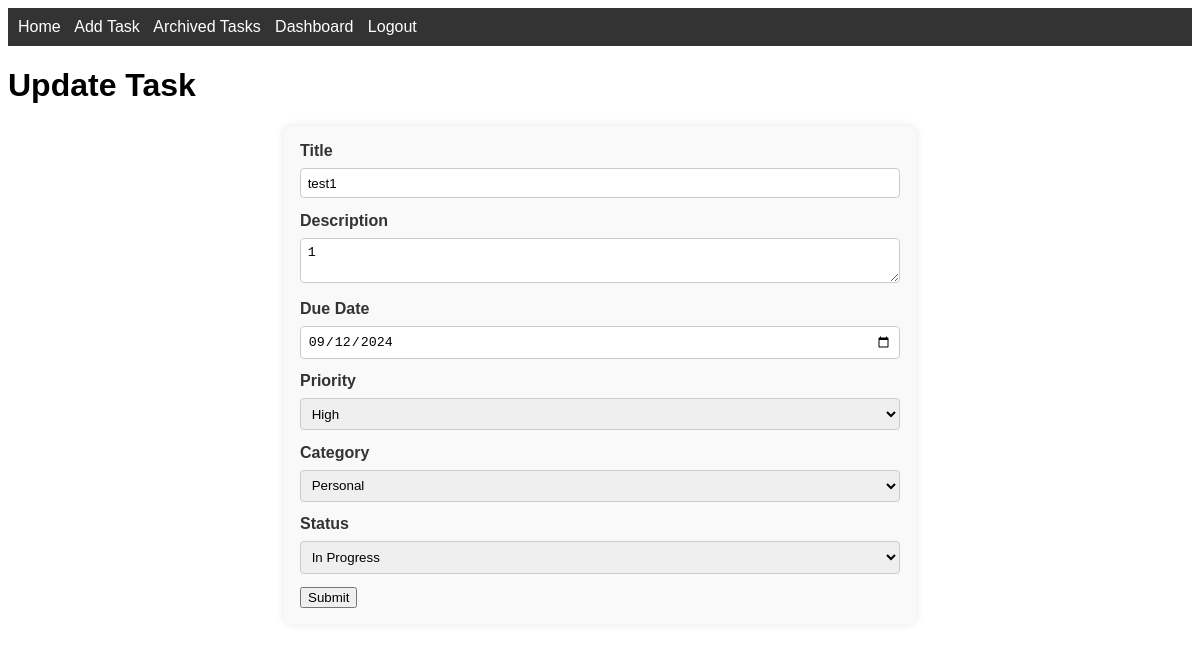
The page /update_task/1 (signed in) on the database as committed earlier.
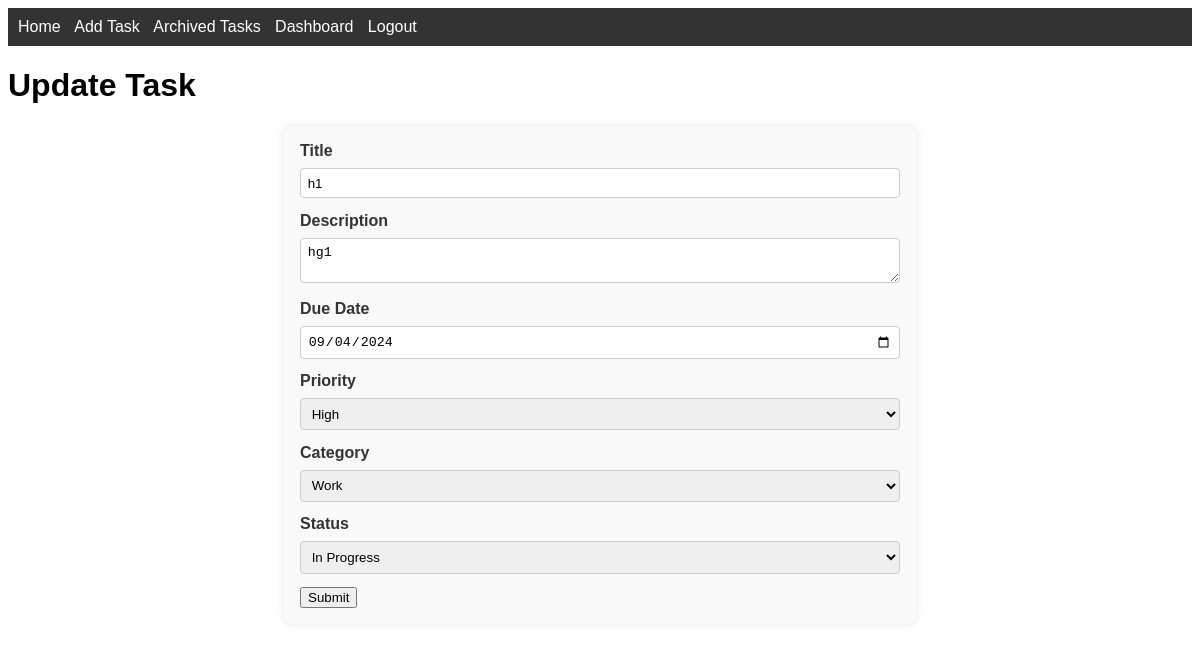
The same page on the database as committed later.
### app.py (models this page shows)
class Task(db.Model):
    id = db.Column(db.Integer, primary_key=True)
    title = db.Column(db.String(100), nullable=False)
    description = db.Column(db.Text, nullable=True)
    due_date = db.Column(db.DateTime, nullable=True)
    priority = db.Column(db.String(10), nullable=False, default='Medium')
    category = db.Column(db.String(20), nullable=True)
    status = db.Column(db.String(20), nullable=False, default='In Progress')
    archived = db.Column(db.Boolean, default=False)
    user_id = db.Column(db.Integer, db.ForeignKey('user.id'), nullable=False)
    subtasks = db.relationship('Subtask', backref='parent_task', lazy=True)

### app.py (the view, shortened to what this page needs)
@app.route('/update_task/<int:task_id>', methods=['GET', 'POST'])
@login_required
def update_task(task_id):
    task = Task.query.get_or_404(task_id)
    if task.author != current_user:
        abort(403)
    form = TaskForm(obj=task)
    return render_template('update_task.html', form=form, task=task)

### app.py
class TaskForm(FlaskForm):
    title = StringField('Title', validators=[DataRequired()])
    description = TextAreaField('Description')
    due_date = DateField('Due Date', format='%Y-%m-%d')
    priority = SelectField('Priority', choices=[('High', 'High'), ('Medium', 'Medium'), ('Low', 'Low')])
    category = SelectField('Category', choices=[('Work', 'Work'), ('Personal', 'Personal'), ('School', 'School')])
    status = SelectField('Status', choices=[('In Progress', 'In Progress'), ('Completed', 'Completed')])
    submit = SubmitField('Submit')

### app.py (called while the page is built)
@login_manager.user_loader
def load_user(user_id):
    return User.query.get(int(user_id))

### templates/update_task.html (shortened to what this page needs)
{% extends 'base.html' %}
{% block content %}
    <h1>Update Task</h1>
    <form method="POST">
        {{ form.title.label }} {{ form.title() }}
        {{ form.description.label }} {{ form.description() }}
        {{ form.due_date.label }} {{ form.due_date() }}
        {{ form.priority.label }} {{ form.priority() }}
        {{ form.category.label }} {{ form.category() }}
        {{ form.status.label }} {{ form.status() }}
        {{ form.submit() }}
    </form>
{% endblock %}

Rows that differ between the two databases and show on the page:
changed Task "High": title "test1" → "h1"; description "1" → "hg1"; due_date "09/12/2024" → "09/04/2024"; category "Personal" → "Work"
